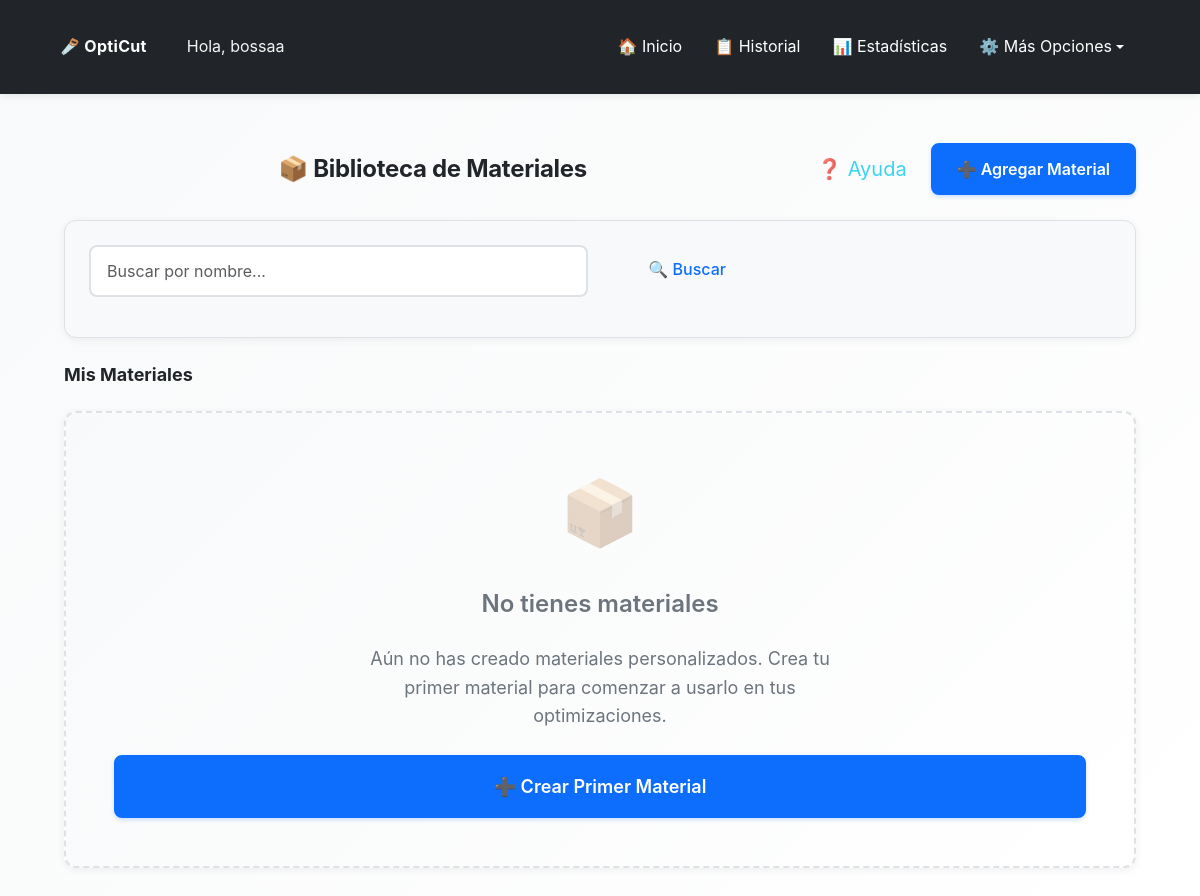
/opticut/materiales/ (signed in), run on an earlier commit of the app's database.
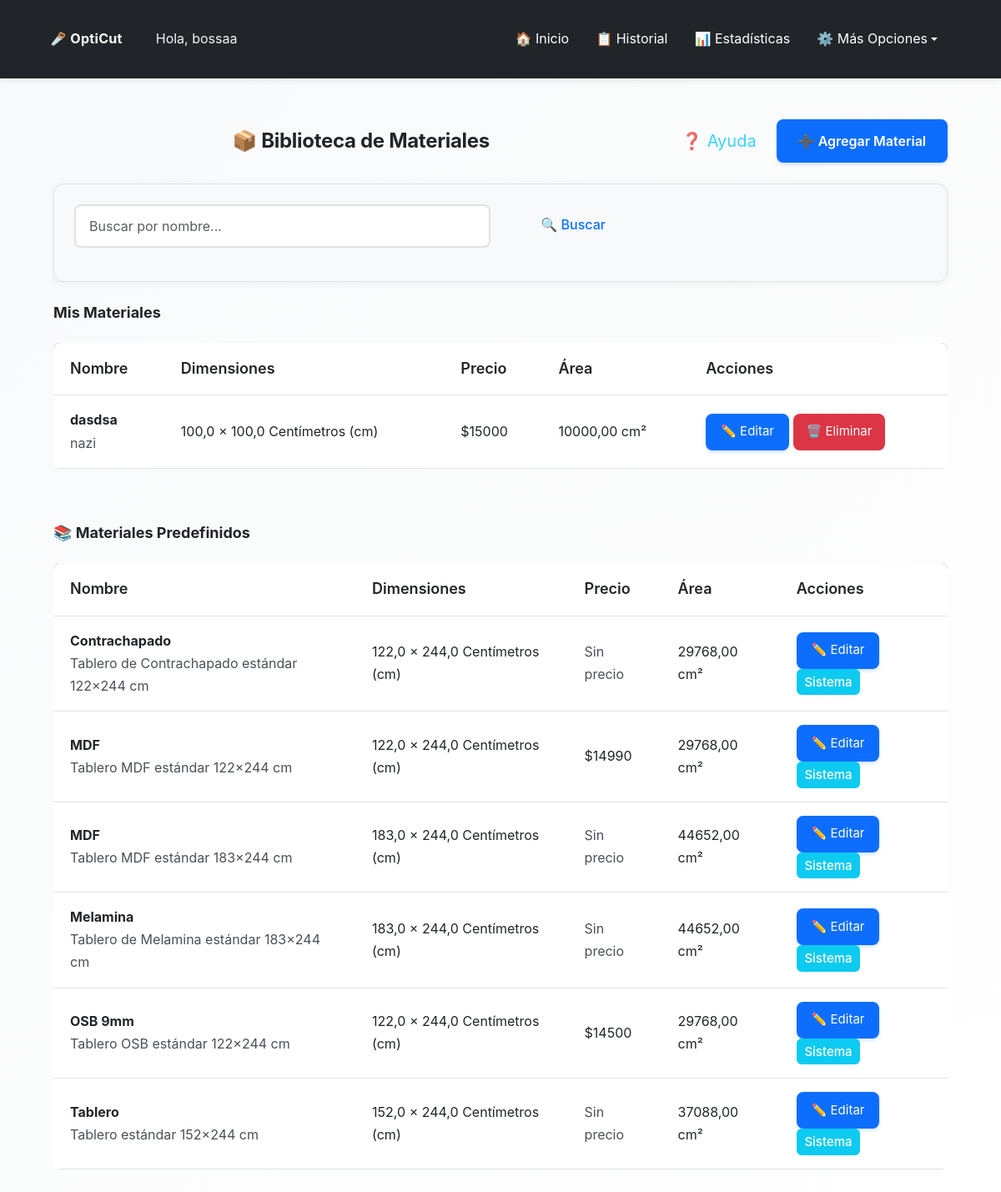
And on a later commit of the database.
### opticut/models.py (models this page shows, shortened)
class Material(models.Model):
    UNIDADES_CHOICES = [
        ('cm', 'Centímetros (cm)'),
        ('m', 'Metros (m)'),
        ('in', 'Pulgadas (in)'),
        ('ft', 'Pies (ft)'),
    ]
    usuario = models.ForeignKey(
        User,
        on_delete=models.CASCADE,
        null=True,
        blank=True,
        help_text="Usuario propietario. Null para materiales predefinidos del sistema."
    )
    nombre = models.CharField(max_length=100, help_text="Nombre del material (ej: MDF 18mm, Contrachapado)")
    ancho = models.FloatField(help_text="Ancho del tablero en cm")
    alto = models.FloatField(help_text="Alto del tablero en cm")
    unidad_medida = models.CharField(
        max_length=2,
        choices=UNIDADES_CHOICES,
        default='cm',
        help_text="Unidad de medida para mostrar"
    )
    precio = models.DecimalField(
        max_digits=10,
        decimal_places=2,
        null=True,
        blank=True,
        help_text="Precio por tablero (opcional)"
    )
    es_predefinido = models.BooleanField(
        default=False,
        help_text="Si es True, es un material del sistema (no se puede eliminar)"
    )
    descripcion = models.TextField(blank=True, help_text="Descripción adicional del material")
    fecha_creacion = models.DateTimeField(auto_now_add=True)
    fecha_actualizacion = models.DateTimeField(auto_now=True)
    class Meta:
        verbose_name = "Material"
        verbose_name_plural = "Materiales"
        ordering = ['-es_predefinido', 'nombre']
    def get_area(self):
        return self.ancho * self.alto

### opticut/views.py (the view)
# urls.py: path('materiales/', views.lista_materiales, name='lista_materiales'),
@login_required
def lista_materiales(request):
    materiales_usuario = Material.objects.filter(usuario=request.user)
    materiales_sistema = Material.objects.filter(es_predefinido=True)
    busqueda = request.GET.get('busqueda', '').strip()
    if busqueda:
        materiales_usuario = materiales_usuario.filter(nombre__icontains=busqueda)
        materiales_sistema = materiales_sistema.filter(nombre__icontains=busqueda)
    return render(request, 'opticut/lista_materiales.html', {
        'materiales_usuario': materiales_usuario,
        'materiales_sistema': materiales_sistema,
        'busqueda': busqueda,
    })

### opticut/context_processors.py (called while the page is built)
def tutorial_context(request):
    if request.user.is_authenticated:
        tiene_optimizaciones = Optimizacion.objects.filter(usuario=request.user).exists()
        return {
            'tiene_optimizaciones': tiene_optimizaciones
        }
    return {
        'tiene_optimizaciones': False
    }

### usuarios/models.py (called while the page is built)
    def get_timeout_segundos_str(self):
        if self.timeout_sesion is None:
            return '1800'  # 30 minutos por defecto
        if self.timeout_sesion == 0:
            return '0'  # Desactivado
        return str(self.timeout_sesion * 60)

### opticut/templates/opticut/lista_materiales.html (shortened to what this page needs)
{% extends 'opticut/base.html' %}
{% load static %}
{% block extra_css %}
<link rel="stylesheet" href="{% static 'opticut/css/historial.css' %}">
{% endblock %}
{% block content %}
<div class="container mt-4">
  <div class="d-flex justify-content-between align-items-center mb-4 fade-in">
    <h2 class="text-center mb-0 flex-grow-1">📦 Biblioteca de Materiales</h2>
    <div class="d-flex gap-2 align-items-center">
      <button type="button" class="btn btn-sm btn-outline-info btn-ayuda-seccion"
              onclick="iniciarTutorialSeccion('materiales')"
              title="Ayuda sobre materiales">
        ❓ Ayuda
      </button>
      <a href="{% url 'opticut:crear_material' %}" class="btn btn-primary">
        ➕ Agregar Material
      </a>
    </div>
  </div>
  <div class="search-filters fade-in mb-4">
    <form method="GET" action="{% url 'opticut:lista_materiales' %}">
      <div class="row">
        <div class="col-md-6">
          <input type="text"
                 class="form-control"
                 name="busqueda"
                 placeholder="Buscar por nombre..."
                 value="{{ busqueda }}">
        </div>
        <div class="col-md-2">
          <button type="submit" class="btn btn-outline-primary w-100">🔍 Buscar</button>
        </div>
      </div>
    </form>
  </div>
  <div class="fade-in">
    <h4 class="mb-3">Mis Materiales</h4>
    {% if materiales_usuario %}
    <div class="table-responsive">
      <table class="table table-hover">
        <thead>
          <tr>
            <th>Nombre</th>
            <th>Dimensiones</th>
            <th>Precio</th>
            <th>Área</th>
            <th>Acciones</th>
          </tr>
        </thead>
        <tbody>
          {% for material in materiales_usuario %}
          <tr>
            <td>
              <strong>{{ material.nombre }}</strong>
              {% if material.descripcion %}
                <br><small class="text-muted">{{ material.descripcion|truncatewords:10 }}</small>
              {% endif %}
            </td>
            <td>
              {{ material.ancho }} × {{ material.alto }} {{ material.get_unidad_medida_display }}
            </td>
            <td>
              {% if material.precio %}
                ${{ material.precio|floatformat:0 }}
              {% else %}
                <span class="text-muted">Sin precio</span>
              {% endif %}
            </td>
            <td>{{ material.get_area|floatformat:2 }} cm²</td>
            <td>
              <a href="{% url 'opticut:editar_material' material.pk %}" class="btn btn-sm btn-primary">✏️ Editar</a>
              {% if not material.es_predefinido %}
              <a href="{% url 'opticut:eliminar_material' material.pk %}" class="btn btn-sm btn-danger">🗑️ Eliminar</a>
              {% else %}
              <span class="badge bg-info">Sistema</span>
              {% endif %}
            </td>
          </tr>
          {% endfor %}
        </tbody>
      </table>
    </div>
    {% else %}
    <div class="card fade-in text-center card-empty-state">
      <div class="mb-4" style="font-size: 4rem; opacity: 0.3;">📦</div>
      <h4 class="mb-3">No tienes materiales</h4>
      <p class="mb-4" style="max-width: 500px; margin: 0 auto;">
        Aún no has creado materiales personalizados. Crea tu primer material para comenzar a usarlo en tus optimizaciones.
      </p>
      <a href="{% url 'opticut:crear_material' %}" class="btn btn-primary btn-lg">
        ➕ Crear Primer Material
      </a>
    </div>
    {% endif %}
  </div>
  {% if materiales_sistema %}
  <div class="fade-in mt-5">
    <h4 class="mb-3">📚 Materiales Predefinidos</h4>
    <div class="table-responsive">
      <table class="table table-hover">
        <thead>
          <tr>
            <th>Nombre</th>
            <th>Dimensiones</th>
            <th>Precio</th>
            <th>Área</th>
            <th>Acciones</th>
          </tr>
        </thead>
        <tbody>
          {% for material in materiales_sistema %}
          <tr>
            <td>
              <strong>{{ material.nombre }}</strong>
              {% if material.descripcion %}
                <br><small class="text-muted">{{ material.descripcion|truncatewords:10 }}</small>
              {% endif %}
            </td>
            <td>
              {{ material.ancho }} × {{ material.alto }} {{ material.get_unidad_medida_display }}
            </td>
            <td>
              {% if material.precio %}
                ${{ material.precio|floatformat:0 }}
              {% else %}
                <span class="text-muted">Sin precio</span>
              {% endif %}
            </td>
            <td>{{ material.get_area|floatformat:2 }} cm²</td>
            <td>
              <a href="{% url 'opticut:editar_material' material.pk %}" class="btn btn-sm btn-primary">✏️ Editar</a>
              <span class="badge bg-info">Sistema</span>
            </td>
          </tr>
          {% endfor %}
        </tbody>
      </table>
    </div>
  </div>
  {% endif %}
</div>
{% endblock %}

### opticut/templates/opticut/base.html (shortened to what this page needs)
{% load static %}
<!DOCTYPE html>
<html lang="es" data-theme="light">
<head>
    <link href="https://cdn.jsdelivr.net/npm/bootstrap@5.3.0/dist/css/bootstrap.min.css" rel="stylesheet">
    <link rel="stylesheet" href="https://cdn.jsdelivr.net/npm/intro.js@7.2.0/minified/introjs.min.css">
    <link rel="stylesheet" href="{% static 'opticut/css/main.css' %}">
    <link rel="stylesheet" href="{% static 'opticut/css/accessibility.css' %}">
    {% block extra_css %}{% endblock %}
</head>
<body {% if user.is_authenticated and user.perfil %}data-session-timeout="{{ user.perfil.get_timeout_segundos_str }}" data-perfil-theme="{% if user.perfil.tema_preferido != 'auto' %}{{ user.perfil.tema_preferido }}{% else %}auto{% endif %}"{% endif %}>
    <nav class="navbar navbar-expand-lg navbar-custom">
        <div class="container-fluid">
            <div class="d-flex align-items-center">
                <a class="navbar-brand me-3" href="{% url 'opticut:index' %}">
                    🪚 OptiCut
                </a>
                {% if user.is_authenticated %}
                    <span class="navbar-greeting">Hola, {{ user.username }}</span>
                {% endif %}
            </div>
            <div class="collapse navbar-collapse" id="navbarNav">
                <div class="navbar-nav ms-auto d-flex align-items-center">
                    {% if user.is_authenticated %}
                        <a class="nav-link" href="{% url 'opticut:index' %}">🏠 Inicio</a>
                        <a class="nav-link" href="{% url 'opticut:historial' %}">📋 Historial</a>
                        <a class="nav-link" href="{% url 'opticut:estadisticas' %}">📊 Estadísticas</a>
                        <div class="dropdown">
                            <a class="nav-link dropdown-toggle" href="#" id="navbarDropdown" role="button" data-bs-toggle="dropdown" aria-expanded="false">
                                ⚙️ Más Opciones
                            </a>
                        </div>
                    {% else %}
                        {% block show_auth_buttons %}
                        <a href="{% url 'usuarios:login' %}" class="btn btn-outline-primary btn-sm me-2">🔑 Iniciar sesión</a>
                        <a href="{% url 'usuarios:registro' %}" class="btn btn-outline-success btn-sm">📝 Registrarse</a>
                        {% endblock %}
                    {% endif %}
                </div>
            </div>
        </div>
    </nav>
    <div class="container">
        {% block content %}
        {% endblock %}
    </div>
</body>
</html>

### opticut/static/opticut/css/accessibility.css (style rules this page uses)
* { -webkit-tap-highlight-color: rgba(13, 110, 253, 0.2); }
button, input[type="submit"], input[type="button"], input[type="checkbox"], input[type="radio"] { min-height: 44px; min-width: 44px; }
a.btn { min-height: 44px; display: inline-flex; align-items: center; justify-content: center; }
a:not(.btn) { text-decoration: none; color: var(--accent-primary); font-weight: var(--font-weight-medium); }
.text-muted { color: #495057 !important; font-size: var(--font-size-base); }
::placeholder { color: #6c757d; opacity: 0.8; font-size: var(--font-size-base); }
.navbar-brand, .nav-link, .dropdown-item { font-size: var(--font-size-base) !important; }
.form-group, .mb-3, .mb-4 { margin-bottom: 1.5rem !important; }
h1, h2, h3, h4, h5, h6 { font-weight: var(--font-weight-bold); line-height: 1.4; margin-bottom: 1rem; }
h2 { font-size: var(--font-size-2xl); }
h4 { font-size: var(--font-size-lg); }
.badge { padding: 0.5rem 0.75rem; font-size: var(--font-size-base); font-weight: var(--font-weight-semibold); border-radius: var(--border-radius-md); }
.btn-ayuda-seccion { font-size: 1.25rem !important; padding: 0.75rem 1rem !important; min-width: 50px; min-height: 50px; }
small, .small { font-size: 1rem !important; }
.card, .form-control, .form-select, .btn { border-width: 2px; }

### opticut/static/opticut/css/historial.css (style rules this page uses)
.badge { padding: 0.35em 0.65em; border-radius: 6px; font-weight: 500; font-size: 0.9375rem; line-height: 1.4; }
.search-filters { background: var(--bg-secondary, #f8f9fa); padding: 1.5rem; border-radius: 12px; margin-bottom: 1.5rem; border: 1px solid var(--border-color, #dee2e6); }
.d-flex.justify-content-between.align-items-center { align-items: center !important; }

What changed in the data, as far as the page shows it:
added Material: nombre "dasdsa", descripcion "nazi", ancho "100,0", alto "100,0", unidad_medida "Centímetros (cm)", precio "15000", get_area "10000,00", es_predefinido "🗑️ Eliminar", shown under "Mis Materiales"
added Material: nombre "Contrachapado", descripcion "Tablero de Contrachapado estándar 122×244 cm", ancho "122,0", alto "244,0", unidad_medida "Centímetros (cm)", shows "Sin precio", get_area "29768,00", shown under "📚 Materiales Predefinidos"
added Material: nombre "MDF", descripcion "Tablero MDF estándar 122×244 cm", ancho "122,0", alto "244,0", unidad_medida "Centímetros (cm)", precio "14990", get_area "29768,00", shown under "📚 Materiales Predefinidos"
added Material: nombre "MDF", descripcion "Tablero MDF estándar 183×244 cm", ancho "183,0", alto "244,0", unidad_medida "Centímetros (cm)", shows "Sin precio", get_area "44652,00", shown under "📚 Materiales Predefinidos"
added Material: nombre "Melamina", descripcion "Tablero de Melamina estándar 183×244 cm", ancho "183,0", alto "244,0", unidad_medida "Centímetros (cm)", shows "Sin precio", get_area "44652,00", shown under "📚 Materiales Predefinidos"
added Material: nombre "OSB 9mm", descripcion "Tablero OSB estándar 122×244 cm", ancho "122,0", alto "244,0", unidad_medida "Centímetros (cm)", precio "14500", get_area "29768,00", shown under "📚 Materiales Predefinidos"
added Material: nombre "Tablero", descripcion "Tablero estándar 152×244 cm", ancho "152,0", alto "244,0", unidad_medida "Centímetros (cm)", shows "Sin precio", get_area "37088,00", shown under "📚 Materiales Predefinidos"
Also different on the page:
text no longer shown: "📦 No tienes materiales Aún no has creado materiales personalizados. Crea tu primer material para comenzar a usarlo en tus optimizaciones. ➕ Crear Primer Material"
text now shown: "Nombre Dimensiones Precio Área Acciones 📚 Materiales Predefinidos Nombre Dimensiones Precio Área Acciones"
